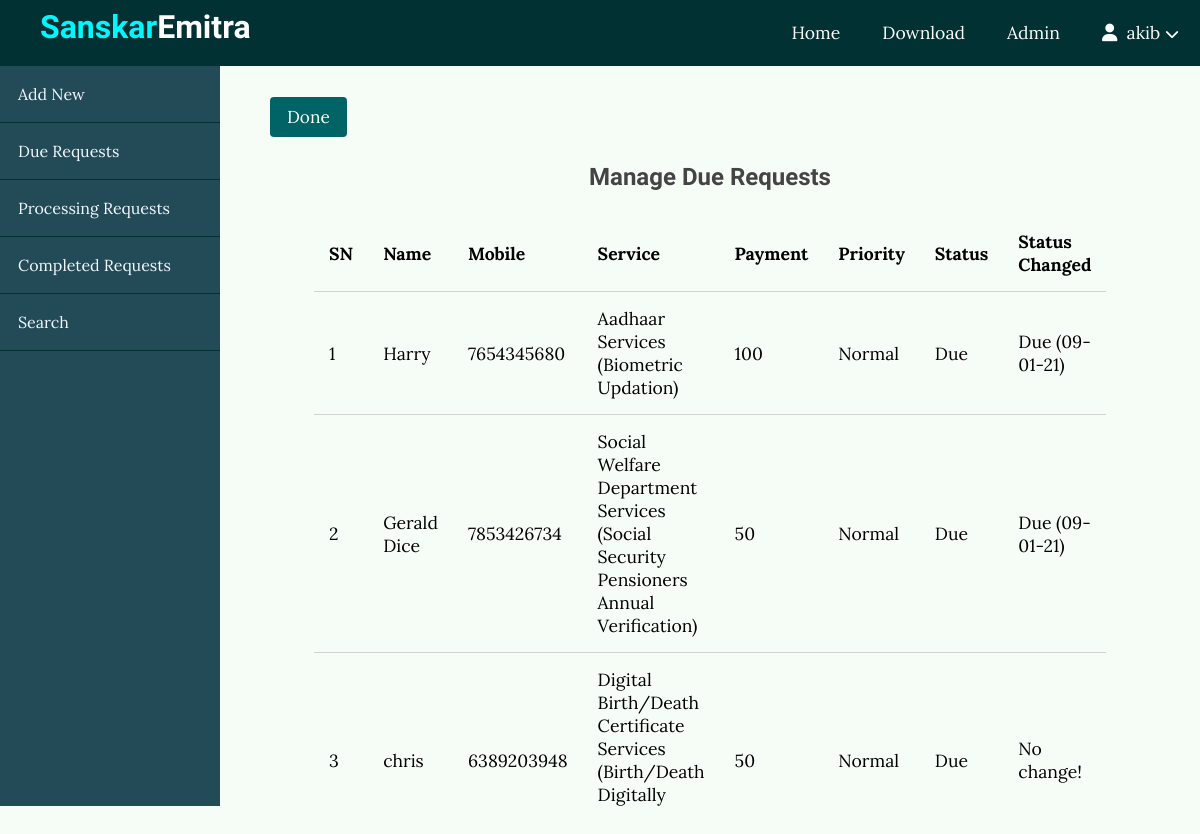
The app's page /customer/manage/due (signed in) with its own data.
### customer/models.py (models this page shows)
class CustomerRecord(models.Model):
    name = models.CharField(max_length=100)
    mobile = models.CharField(max_length=10)
    service = models.CharField(max_length=100)
    subservice = models.CharField(max_length=100)
    payment = models.IntegerField()
    advance = models.IntegerField(default=0)
    priority = models.CharField(max_length=6)
    status = models.CharField(max_length=10, default='Due')
    StatusChanged = models.CharField(max_length=30, default='No change!')
    date = models.DateField(auto_now_add=True, blank=False)

### customer/views.py (the view)
# urls.py: path('manage/due', views.manage_due_view, name='manage_due'),
@login_required(login_url="emitr:login")
def manage_due_view(request):
    if request.method == "POST" and "remove" in request.POST:
        CustomerRecord.objects.get(pk=request.POST["remove"]).delete()
        messages.info(request, 'Successfully Deleted Record!')
        return HttpResponseRedirect(reverse("customer:manage_due"))
    return render(request, 'customer/manage_due.html', {
        'records': CustomerRecord.objects.filter(status='Due').order_by('date')
    })

### customer/templates/customer/manage_due.html (shortened to what this page needs)
{% extends 'customer/layout.html' %}
{% block main %}
    <div class="admin-content">
        <div class="button-group">
            <a href="{% url 'customer:index' %}" class="btn">Done</a>
        </div>
        <div class="content">
            <h2 class="page-title">Manage Due Requests</h2>
            <table>
                <thead>
                    <th>SN</th>
                    <th>Name</th>
                    <th>Mobile</th>
                    <th>Service</th>
                    <th>Payment</th>
                    <th>Priority</th>
                    <th>Status</th>
                    <th>Status Changed</th>
                </thead>
                <tbody>
                    {% for record in records %}
                    <tr>
                        <td>{{ forloop.counter }}</td>
                        <td>{{ record.name }}</td>
                        <td>{{ record.mobile }}</td>
                        <td>{{ record.service }} ({{ record.subservice }})</td>
                        <td>{{ record.payment }}</td>
                        <td>{{ record.priority }}</td>
                        <td>{{ record.status }}</td>
                        <td>{{ record.StatusChanged }}</td>
                    </tr>
                    {% endfor %}
                </tbody>
            </table>
        </div>
    </div>
{% endblock %}

### customer/templates/customer/layout.html (shortened to what this page needs)
<!DOCTYPE html>
<html lang="en">
<head>
    {% load static %}
    <link href="{% static 'css/style.css' %}" rel="stylesheet">
    <link href="{% static 'css/admin.css' %}" rel="stylesheet">
</head>
<body>
    <header>
        <div class="logo">
            <h1 class="logo-text"><a href="{% url 'emitr:index' %}"><span>Sanskar</span>Emitra</a></h1>
        </div>
        {% if request.user.is_authenticated %}
        <ul class="nav">
            <li><a href="{% url 'emitr:index' %}">Home</a></li>
            <li><a href="{% url 'customer:download' %}">Download</a></li>
            <li><a href="{% url 'admin:index' %}" target="_blank">Admin</a></li>
            <li onclick="dropdownFunction()">
                <div>
                    <i class="fas fa-user"></i>
                    &nbsp;{{ request.user }}
                    <i class="fas fa-chevron-down" style="font-size: .8em;"></i>
                </div>
            </li>
        </ul>
        {% endif %}
    </header>
    <div class="admin-wrapper">
        <div class="left-sidebar">
            <ul>
                <li id="new"><a href="{% url 'customer:create' %}">Add New</a></li>
                <li id="Due"><a href="{% url 'customer:index' %}">Due Requests</a></li>
                <li id="Processing"><a href="{% url 'customer:processing' %}">Processing Requests</a></li>
                <li id="Done"><a href="{% url 'customer:completed' %}">Completed Requests</a></li>
                <li id="search"><a href="{% url 'customer:search' %}">Search</a></li>
            </ul>
        </div>
        {% block main %}{% endblock %}
    </div>
</body>
</html>

### static/css/style.css (style rules this page uses)
* { box-sizing: border-box; }
html, body { height: 100%; padding: 0px; margin: 0px; background: #f6fcf6; font-family: 'Lora', serif; }
h1, h2,h3, h4, h5, h6 { font-family: 'Candal', serif; color: #444; margin: 5px; }
a { text-decoration: none; color: inherit; }
.btn { padding: 0.5rem 1rem; background: #006366; color: white; border: 1px solid transparent; border-radius: .25rem; font-size: 1.08em; font-family: 'Lora', serif; }
table { width: 100%; border-collapse: collapse; font-size: 1.1rem; }
th, td { padding: 15px; text-align: left; border-bottom: 1px solid lightgrey; }
header { background: #008489; height: 66px; }
header * { color: white; }
header .logo { float: left; height: inherit; margin-left: 2em; }
header .logo-text { margin: 8px; font-family: 'Candal', serif; }
header .logo-text span { color: #00f7ff; }
header ul { float: right; margin: 0px; padding: 0px; list-style: none; transition: 0.5s; }
header ul li { float: left; position: relative; }
header ul li a { display: block; padding: 21px; font-size: 1.1em; text-decoration: none; }
header ul li div { display: block; padding: 21px; font-size: 1.1em; cursor: pointer; }
.content { width: 90%; margin: 30px auto 30px; }

### static/css/admin.css (style rules this page uses)
header { background: #013133; }
.admin-wrapper { height: calc(100% - 60px); display: flex; }
.admin-wrapper .left-sidebar { flex: 2; height: 100%; background: #234a57; }
.admin-wrapper .left-sidebar ul { list-style: none; margin: 0px; padding: 0px; color: aliceblue; }
.admin-wrapper .left-sidebar ul li { display: block; border-bottom: 1px solid #013133; }
.admin-wrapper .left-sidebar ul li a { display: block; padding: 18px; }
.admin-wrapper .admin-content { flex: 8; height: 100%; padding: 40px 50px 50px; overflow-y: scroll; }
.admin-wrapper .admin-content .content { overflow: auto; }
.admin-wrapper .admin-content .page-title { text-align: center; margin-bottom: 1.5rem; }

### records on screen
CustomerRecord: name "Harry", mobile "7654345680", service "Aadhaar Services", subservice "Biometric Updation", payment "100", priority "Normal", status "Due", StatusChanged "Due (09-01-21)"
CustomerRecord: name "Gerald Dice", mobile "7853426734", service "Social Welfare Department Services", subservice "Social Security Pensioners Annual Verification", payment "50", priority "Normal", status "Due", StatusChanged "Due (09-01-21)"
CustomerRecord: name "chris", mobile "6389203948", service "Digital Birth/Death Certificate Services", subservice "Birth/Death Digitally…", payment "50", priority "Normal", status "Due", StatusChanged "No change!"

### other values on screen
{{ request.user }} "akib"
